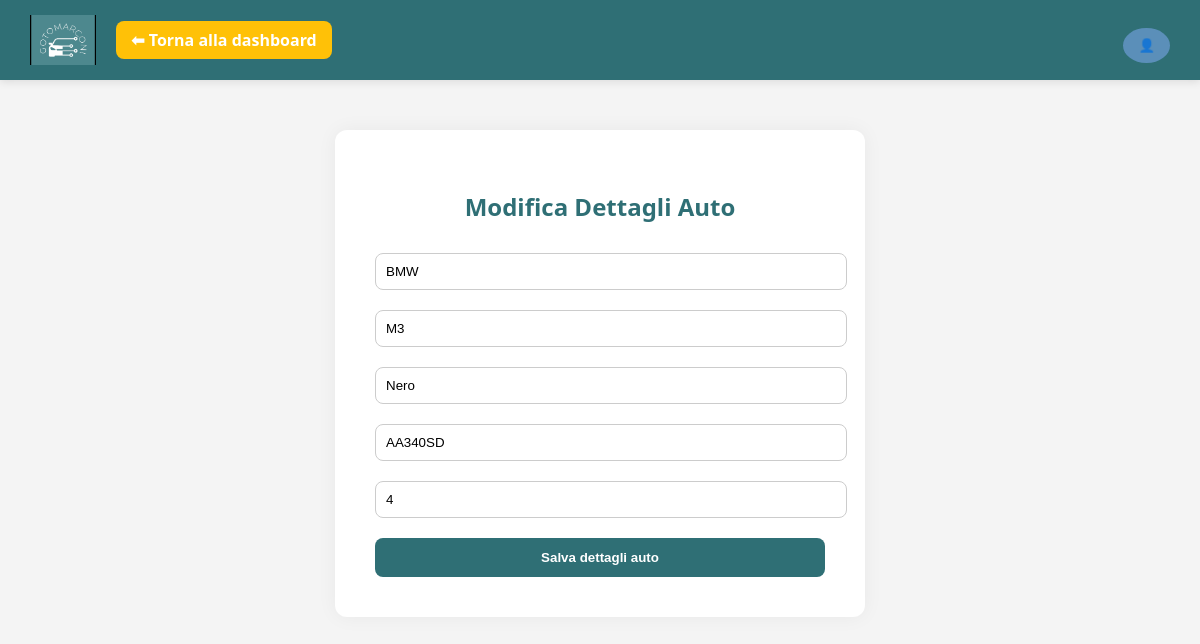
The page /modifica_auto.php (signed in) on the database its author committed.
### tables this page shows
CREATE TABLE `veicolo` (
  `Targa` varchar(10) NOT NULL,
  `Modello` varchar(50) DEFAULT NULL,
  `Colore` varchar(30) DEFAULT NULL,
  `Posti` int(11) DEFAULT NULL,
  `ID_Proprietario` int(11) DEFAULT NULL,
  `Marca` varchar(50) DEFAULT NULL
);

### modifica_auto.php (the view, shortened to what this page needs)
<?php
$conn = new mysqli("localhost", "root", "", "GoToMarconi");
$user_id = $_SESSION['user_id'];
$stmt = $conn->prepare("SELECT Marca, Modello, Colore, Targa, Posti FROM Veicolo WHERE ID_Proprietario = ?");
$stmt->bind_param("i", $user_id);
$stmt->execute();
$result = $stmt->get_result();
$auto = $result->fetch_assoc();
?>
<!DOCTYPE html>
<html lang="it">
<head>
</head>
<body>
<div class="navbar">
  <div style="display: flex; align-items: center; gap: 20px;">
    <img src="GoToMarconi_logo.jpg" alt="Logo GoToMarconi" class="logo">
    <a href="autista.php" class="dashboard-button">⬅ Torna alla dashboard</a>
  </div>
  <div class="menu-profilo">
    <button title="Profilo">👤</button>
  </div>
</div>
<div class="main">
  <div class="box">
    <h2>Modifica Dettagli Auto</h2>
    <form method="post">
      <input type="text" name="marca" placeholder="Marca" value="<?= htmlspecialchars($auto['Marca'] ?? '') ?>" required>
      <input type="text" name="modello" placeholder="Modello" value="<?= htmlspecialchars($auto['Modello'] ?? '') ?>" required>
      <input type="text" name="colore" placeholder="Colore" value="<?= htmlspecialchars($auto['Colore'] ?? '') ?>" required>
      <input type="text" name="targa" placeholder="Targa" value="<?= htmlspecialchars($auto['Targa'] ?? '') ?>" required>
      <input type="number" name="posti" placeholder="Numero di posti" value="<?= htmlspecialchars($auto['Posti'] ?? '') ?>" required min="1">
      <button type="submit">Salva dettagli auto</button>
    </form>
  </div>
</div>
</body>
</html>

### modifica_auto.php (style rules this page uses)
body { margin: 0; font-family: 'Segoe UI', sans-serif; background: #f4f4f4; }
.navbar { background-color: #2f6f75; padding: 15px 30px; display: flex; justify-content: space-between; align-items: center; box-shadow: 0 2px 8px rgba(0,0,0,0.1); }
.navbar img.logo { height: 50px; }
.menu-profilo { position: relative; display: inline-block; }
.menu-profilo button { background-color: #5B8FB9; color: white; border: none; padding: 10px 15px; border-radius: 50%; cursor: pointer; }
.main { display: flex; justify-content: center; padding: 50px 20px; }
.box { background-color: white; padding: 40px; border-radius: 12px; box-shadow: 0 0 20px rgba(0,0,0,0.05); width: 100%; max-width: 450px; }
h2 { text-align: center; color: #2f6f75; }
input { width: 100%; padding: 10px; margin: 10px 0; border-radius: 8px; border: 1px solid #ccc; }
button { width: 100%; padding: 12px; background-color: #2f6f75; color: white; border: none; border-radius: 8px; font-weight: bold; margin-top: 10px; }
.dashboard-button { text-decoration: none; color: white; background-color: #ffc107; padding: 8px 15px; border-radius: 8px; font-weight: bold; }

### rows shown on the page
veicolo: marca "BMW", modello "M3", colore "Nero", targa "AA340SD", posti "4"
